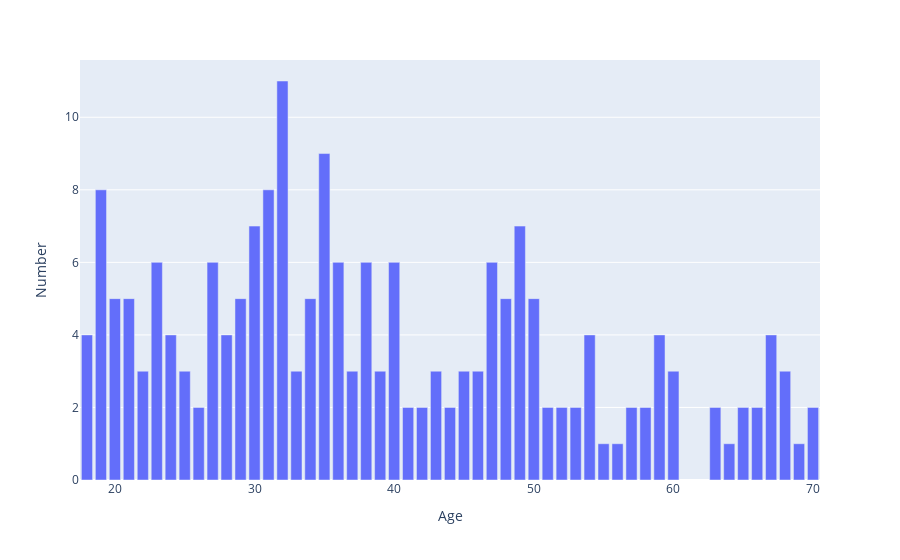

The notebook cell this image was saved under:
### Markdown cell above
I use the Plotly library in the code below. I am looking at inside data in the age column.

### Code cell
dataAge = data["Age"].value_counts(dropna = False)
npar_dataAge = np.array(dataAge)
x = list(npar_dataAge)
y = data.Age.value_counts().index

DataAge = {"Age": y, "Number": x}
DataAge = pd.DataFrame(DataAge)

fig = px.bar(DataAge, x = "Age", y = "Number",)
fig.show()

### Figure 1 — Plotly figure (JSON) as saved in the notebook; plotly's stock layout.template omitted (floating-point values rounded to 4 significant figures)
{"data": [{"alignmentgroup": "True", "hovertemplate": "Age=%{x}<br>Number=%{y}<extra></extra>", "legendgroup": "", "marker": {"color": "#636efa", "pattern": {"shape": ""}}, "name": "", "offsetgroup": "", "orientation": "v", "showlegend": false, "textposition": "auto", "type": "bar", "x": [32, 35, 19, 31, 30, 49, 40, 38, 47, 27, 36, 23, 34, 20, 29, 50, 48, 21, 24, 18, 28, 67, 59, 54, 43, 60, 45, 39, 33, 37, 22, 25, 46, 68, 52, 44, 66, 57, 26, 53, 42, 63, 70, 51, 58, 65, 41, 55, 69, 64, 56], "xaxis": "x", "y": [11, 9, 8, 8, 7, 7, 6, 6, 6, 6, 6, 6, 5, 5, 5, 5, 5, 5, 4, 4, 4, 4, 4, 4, 3, 3, 3, 3, 3, 3, 3, 3, 3, 3, 2, 2, 2, 2, 2, 2, 2, 2, 2, 2, 2, 2, 2, 1, 1, 1, 1], "yaxis": "y"}], "layout": {"barmode": "relative", "legend": {"tracegroupgap": 0}, "margin": {"t": 60}, "xaxis": {"anchor": "y", "domain": [0.0, 1.0], "title": {"text": "Age"}}, "yaxis": {"anchor": "x", "domain": [0.0, 1.0], "title": {"text": "Number"}}}}
